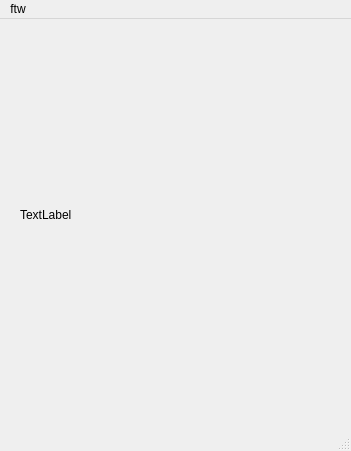
<?xml version="1.0" encoding="UTF-8"?>
<ui version="4.0">
 <class>CvBody</class>
 <widget class="QMainWindow" name="CvBody">
  <property name="geometry">
   <rect>
    <x>0</x>
    <y>0</y>
    <width>351</width>
    <height>451</height>
   </rect>
  </property>
  <property name="windowTitle">
   <string>MainWindow</string>
  </property>
  <widget class="QWidget" name="centralwidget">
   <widget class="QLabel" name="label">
    <property name="geometry">
     <rect>
      <x>20</x>
      <y>0</y>
      <width>311</width>
      <height>391</height>
     </rect>
    </property>
    <property name="text">
     <string>TextLabel</string>
    </property>
   </widget>
  </widget>
  <widget class="QMenuBar" name="menubar">
   <property name="geometry">
    <rect>
     <x>0</x>
     <y>0</y>
     <width>351</width>
     <height>25</height>
    </rect>
   </property>
   <widget class="QMenu" name="menuFtw">
    <property name="title">
     <string>ftw</string>
    </property>
   </widget>
   <addaction name="menuFtw"/>
  </widget>
  <widget class="QStatusBar" name="statusbar"/>
 </widget>
 <resources/>
 <connections/>
</ui>
